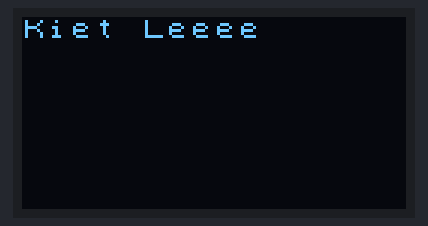
This sketch was run on a simulated Arduino Uno, built with avr-gcc and run on an emulated ATmega328P. On the bench: 128×64 one-colour display.

Above: at 0.1 s.
At 2.2 s:
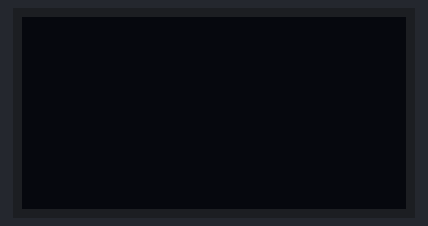

The sketch:

OLED_Lab.ino
```cpp
/*  ------------------------------------------------------
*   Grove_OLED_Example_Jan2021.ino
*   Show  your  name  on  the display of  your  Grove board.
*
*   Source: https://wiki.seeedstudio.com/Grove-Beginner-Kit-For-Arduino/
*   Source: video https://youtu.be/3-MUuKUelE0
    -------------------------------------------------------- */
//  Import  libraries
#include  <Arduino.h>
#include  <U8x8lib.h>           //  Follow  the video @ https://youtu.be/3-MUuKUelE0
//  (ugly)  Necessary function  call  for setting up  the display
U8X8_SSD1306_128X64_NONAME_HW_I2C u8x8(U8X8_PIN_NONE);
/*  -------------- Initialize the Grove board ------------- */
void  setup() {
    u8x8.begin();                 //  start up  the OLED  display
    u8x8.setFlipMode(0);    //  set to  1 or  0,  depending on  orientation of  board
}
/*  --------------- Run this  over  and over  ------------------- */
void  loop()  {
    //  Display your  name
    u8x8.setFont(u8x8_font_chroma48medium8_r);
    u8x8.setCursor(0, 0);
    u8x8.print("Kiet Leeee");
    delay(1000);        //  pause for 1000  ms.

    //  Display class name
    u8x8.setFont(u8x8_font_chroma48medium8_r);
    u8x8.setCursor(0, 10);
    u8x8.print("in  EECS  1021");
    delay(1000);        //  pause for 1000  ms.
    //  blank the screen.
    u8x8.clearDisplay();
    delay(1000);        //  pause for 1000  ms.
}
```

Measured:
- by itself, everything shown: repeats every 3.1 s, in 3 steps
- what the display in image 0 shows lasts 2.1 s, from 0.1 s to 2.2 s
- what the display in image 1 shows lasts 1.0 s, from 2.2 s to 3.2 s
